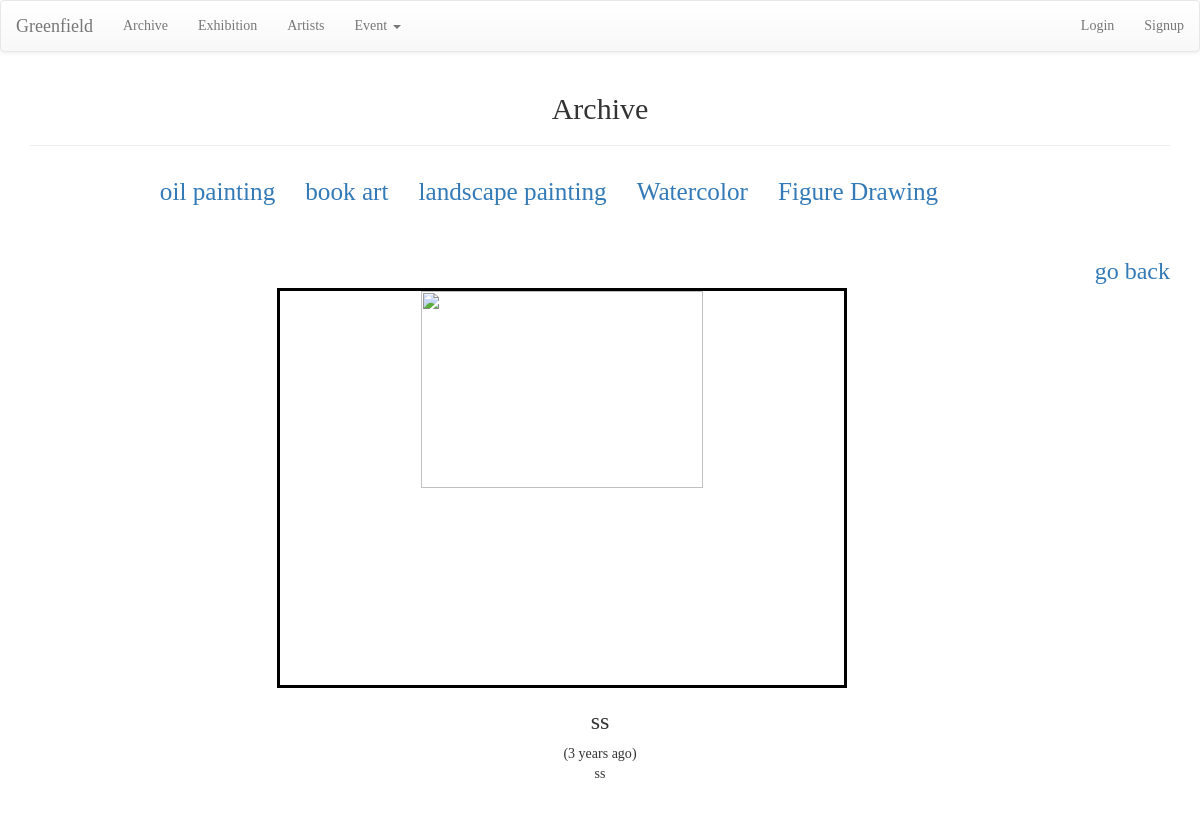
/archive/oilpainting/pic/5, run on the app's committed database.
### archive/models.py (models this page shows, shortened)
class Pic(models.Model):
    title = models.CharField(
            max_length=200,
            validators=[MinLengthValidator(2, "Title must be greater than 2 characters")]
    )
    text = models.TextField()
    owner = models.ForeignKey(settings.AUTH_USER_MODEL, on_delete=models.CASCADE)
    picture = models.BinaryField(null=True, blank=True, editable=True)  #pixel goes here
    content_type = models.CharField(max_length=256, null=True, blank=True,  #content_type==metedata in network
                                    help_text='The MIMEType of the file')
    created_at = models.DateTimeField(auto_now_add=True)
    updated_at = models.DateTimeField(auto_now=True)

### archive/views.py (the view)
# urls.py: path('oilpainting/pic/<int:pk>', views.PicDetailView.as_view(), name='pic_detail'),
class PicDetailView(OwnerDetailView):
    model = Pic
    template_name = "archive/detail.html"

### archive/templates/archive/detail.html (shortened to what this page needs)
{% extends 'archive/archive_base.html' %}
{% load humanize %}
{% block subcontent %}
<div class="container" style="font-family: 'Bodoni Moda'; text-align:center ; margin-bottom:15em;">
  <h3 style="float: right;" >
    <a href="{% url 'archive:oilpainting' %}">go back</a>
  </h3>
{% if pic.content_type %}
<div id="overlay" class="overlay" style="text-align: center;"
   onclick="document.getElementById('overlay').style.display = 'none';" >
<img style="width:50%;margin-top: 50px; border:3px solid black;" src="{% url 'archive:pic_picture' pic.id %}">
<span style="float: center;">
<h3>{{ pic.title }}</h3>
({{ pic.updated_at|naturaltime }})
<p>{{ pic.text }}</p>
</span>
{% endif %}
</div>
</div>
{% endblock %}

### static/css/base.css (style rules this page uses)
body { font-family: 'Source Sans Pro', sans-serif; font-size: 18px; text-decoration: none; background-color: grey; color:white; }

### data on the page
Pic: title "ss", updated_at "3 years ago", text "ss"
